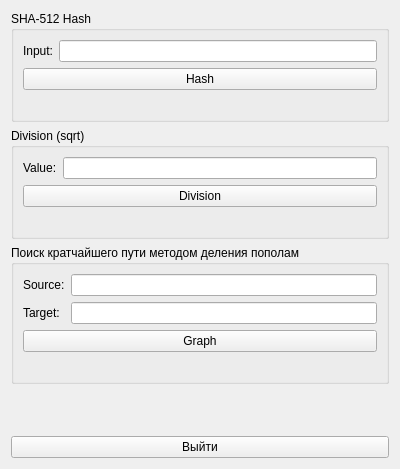
<?xml version="1.0" encoding="UTF-8"?>
<ui version="4.0">
 <class>mainwindow</class>
 <widget class="QWidget" name="mainwindow">
  <property name="geometry">
   <rect>
    <x>0</x>
    <y>0</y>
    <width>400</width>
    <height>469</height>
   </rect>
  </property>
  <property name="windowTitle">
   <string>Tasks</string>
  </property>
  <layout class="QVBoxLayout" name="verticalLayout">
   <item>
    <widget class="QGroupBox" name="shaGroup">
     <property name="title">
      <string>SHA-512 Hash</string>
     </property>
     <layout class="QGridLayout" name="shaLayout">
      <item row="0" column="0">
       <widget class="QLabel" name="label_sha_input">
        <property name="text">
         <string>Input:</string>
        </property>
       </widget>
      </item>
      <item row="0" column="1">
       <widget class="QLineEdit" name="shaInputEdit"/>
      </item>
      <item row="1" column="0" colspan="2">
       <widget class="QPushButton" name="shaButton">
        <property name="text">
         <string>Hash</string>
        </property>
       </widget>
      </item>
      <item row="2" column="0" colspan="2">
       <widget class="QLabel" name="shaResultLabel"/>
      </item>
     </layout>
    </widget>
   </item>
   <item>
    <widget class="QGroupBox" name="divGroup">
     <property name="title">
      <string>Division (sqrt)</string>
     </property>
     <layout class="QGridLayout" name="divLayout">
      <item row="0" column="0">
       <widget class="QLabel" name="label_div_input">
        <property name="text">
         <string>Value:</string>
        </property>
       </widget>
      </item>
      <item row="0" column="1">
       <widget class="QLineEdit" name="divInputEdit"/>
      </item>
      <item row="1" column="0" colspan="2">
       <widget class="QPushButton" name="divButton">
        <property name="text">
         <string>Division</string>
        </property>
       </widget>
      </item>
      <item row="2" column="0" colspan="2">
       <widget class="QLabel" name="divResultLabel"/>
      </item>
     </layout>
    </widget>
   </item>
   <item>
    <widget class="QGroupBox" name="graphGroup">
     <property name="title">
      <string>Поиск кратчайшего пути методом деления пополам</string>
     </property>
     <layout class="QGridLayout" name="graphLayout">
      <item row="0" column="0">
       <widget class="QLabel" name="label_graph_s">
        <property name="text">
         <string>Source:</string>
        </property>
       </widget>
      </item>
      <item row="0" column="1">
       <widget class="QLineEdit" name="graphSEdit"/>
      </item>
      <item row="1" column="0">
       <widget class="QLabel" name="label_graph_t">
        <property name="text">
         <string>Target:</string>
        </property>
       </widget>
      </item>
      <item row="1" column="1">
       <widget class="QLineEdit" name="graphTEdit"/>
      </item>
      <item row="2" column="0" colspan="2">
       <widget class="QPushButton" name="graphButton">
        <property name="text">
         <string>Graph</string>
        </property>
       </widget>
      </item>
      <item row="3" column="0" colspan="2">
       <widget class="QLabel" name="graphResultLabel"/>
      </item>
     </layout>
    </widget>
   </item>
   <item>
    <widget class="QLabel" name="outputLabel">
     <property name="text">
      <string/>
     </property>
    </widget>
   </item>
   <item>
    <widget class="QPushButton" name="backButton">
     <property name="text">
      <string>Выйти</string>
     </property>
    </widget>
   </item>
  </layout>
 </widget>
 <resources/>
 <connections/>
</ui>
